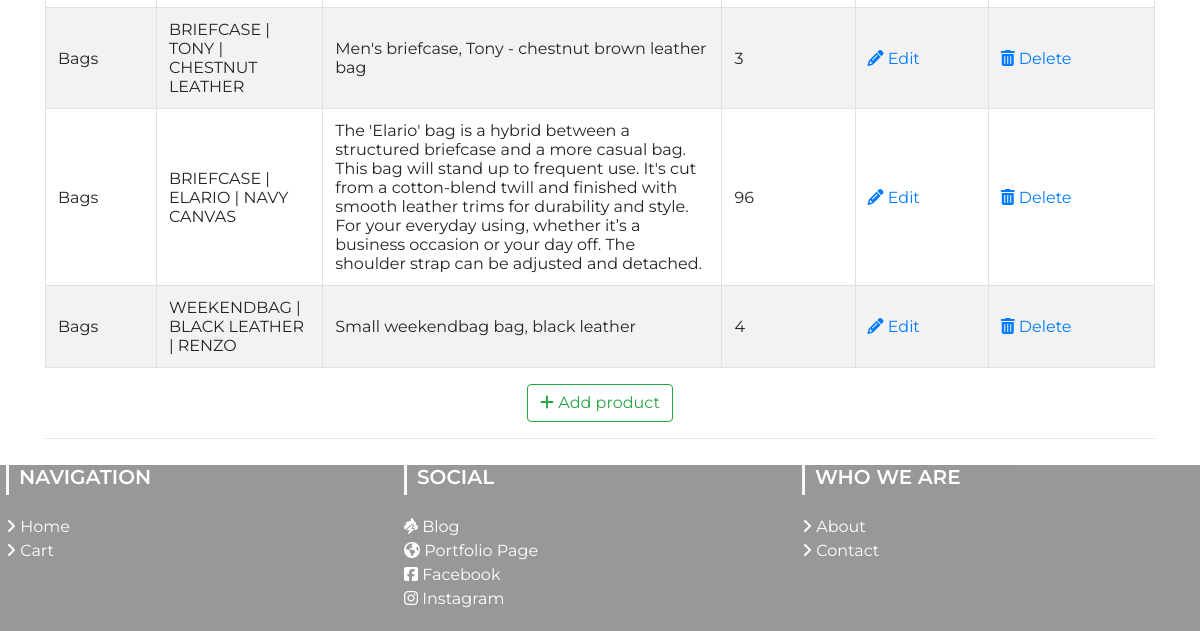
/admin/products/ (signed in, lower part), run on an earlier commit of the app's database.
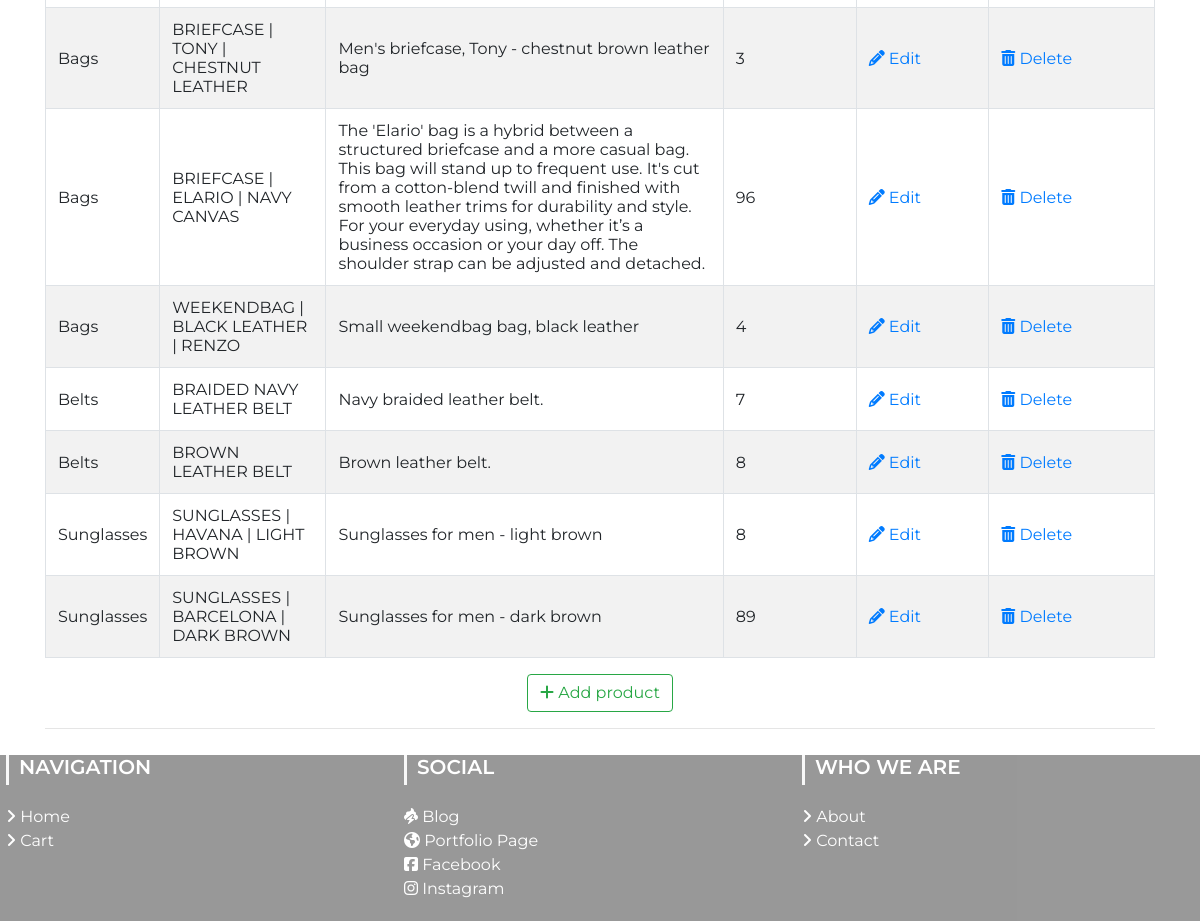
And on a later commit of the database.
### app/models.py (models this page shows, shortened)
class Products(db.Model):
	__tablename__ = 'product'
	id = db.Column(db.Integer, primary_key=True)
	product_name = db.Column(db.String(100), index=True)
	product_price = db.Column(db.Integer, index=True)
	product_image = db.Column(db.String(120),index=True)
	product_description = db.Column(db.String(200), index=True)
	product_stock = db.Column(db.Integer, index = True)
	product_size = db.Column(db.String(5), index = True)
	categories_id = db.Column(db.Integer, db.ForeignKey('categories.id'))
	order = db.relationship('Order', secondary=association_table, backref='my_orders', lazy='dynamic')

class Categories(db.Model):
	id = db.Column(db.Integer, primary_key=True)
	category_name  = db.Column(db.String(20), index = True)
	category_image = db.Column(db.String(120),index=True)
	product = db.relationship('Products', backref='products_categories')

### app/admin/routes.py (the view)
@admin.route('/products/')
@login_required
def list_products():
	check_admin()
	'''
	list all products
	'''
	products = Products.query.all()
	return render_template('admin/products/products.html', title = 'Products', products = products)

### app/admin/routes.py (called while the page is built)
def check_admin():
	if not current_user.is_admin:
		abort(403)

### app/models.py (called while the page is built)
@login_manager.user_loader
def load_user(id):
    return User.query.get(int(id))

### app/templates/admin/products/products.html (shortened to what this page needs)
{% extends "layout.html" %}
{% block head %}
<head>
</head>
{%endblock head%}
{% block body %}
      <div class="inner">
        <br/>
        <br/>
        {% if products %}
            <table class="table table-striped table-bordered">
              <tbody>
              {% for product in products %}
                <tr>
                  <td>{{ product.products_categories.category_name }} </td>
                  <td> {{ product.product_name }} </td>
                  <td> {{ product.product_description }} </td>
                  <td>
                    {% if product %}
                      {{ product.product_stock }}
                    {% else %}
                      0
                    {% endif %}
                  </td>
                  <td>
                    <a href="{{ url_for('admin.edit_product', id=product.id) }}">
                      <i class="fa fa-pencil"></i> Edit
                    </a>
                  </td>
                  <td>
                    <a href="{{ url_for('admin.delete_product', id=product.id) }}">
                      <i class="fa fa-trash"></i> Delete
                    </a>
                  </td>
                </tr>
              {% endfor %}
              </tbody>
            </table>
          </div>
          <div style="text-align: center">
        {% else %}
          <div style="text-align: center">
            <h3> No Products have been added. </h3>
              <hr class="intro-divider">
        {% endif %}
              <a href="{{ url_for('admin.add_product') }}" class="btn btn-outline-success">
                <i class="fa fa-plus"></i>
                Add product
              </a>
            </div>
            <hr>
          </div>
{% endblock %}

What changed in the data, as far as the page shows it:
added Products: products_categories.category_name "Belts", product_name "BRAIDED NAVY LEATHER BELT", product_description "Navy braided leather belt.", product_stock "7"
added Products: products_categories.category_name "Belts", product_name "BROWN LEATHER BELT", product_description "Brown leather belt.", product_stock "8"
added Products: products_categories.category_name "Sunglasses", product_name "SUNGLASSES | HAVANA | LIGHT BROWN", product_description "Sunglasses for men - light brown", product_stock "8"
added Products: products_categories.category_name "Sunglasses", product_name "SUNGLASSES | BARCELONA | DARK BROWN", product_description "Sunglasses for men - dark brown", product_stock "89"
